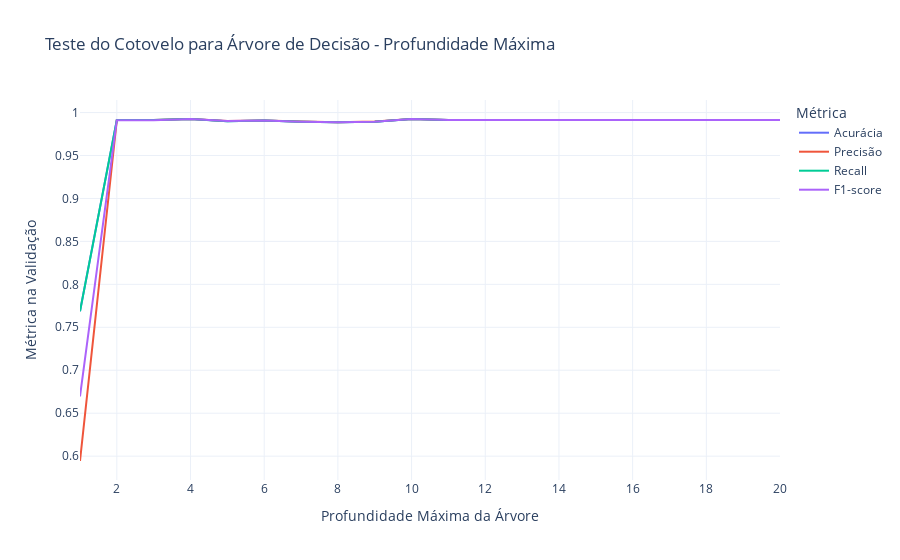

The notebook cell this image was saved under:
### Code cell
# Teste do cotovelo para a profundidade da árvore
depth_range = range(1, 21) # Testar profundidades de 1 a 20
scores_val = []
precisions_val = []
recalls_val = []
f1s_val = []

for depth in depth_range:
    ad_model = DecisionTreeClassifier(max_depth=depth, random_state=42)
    ad_model.fit(X_train, y_train)
    y_pred_val = ad_model.predict(X_val)
    scores_val.append(accuracy_score(y_val, y_pred_val))
    precisions_val.append(precision_score(y_val, y_pred_val, average='weighted'))
    recalls_val.append(recall_score(y_val, y_pred_val, average='weighted'))
    f1s_val.append(f1_score(y_val, y_pred_val, average='weighted'))

# Gráfico interativo do teste do cotovelo
fig = go.Figure()
fig.add_trace(go.Scatter(x=list(depth_range), y=scores_val, mode='lines', name='Acurácia'))
fig.add_trace(go.Scatter(x=list(depth_range), y=precisions_val, mode='lines', name='Precisão'))
fig.add_trace(go.Scatter(x=list(depth_range), y=recalls_val, mode='lines', name='Recall'))
fig.add_trace(go.Scatter(x=list(depth_range), y=f1s_val, mode='lines', name='F1-score'))
fig.update_layout(
    title='Teste do Cotovelo para Árvore de Decisão - Profundidade Máxima',
    xaxis_title='Profundidade Máxima da Árvore',
    yaxis_title='Métrica na Validação',
    legend_title='Métrica',
    template='plotly_white'
)
fig.show()

### Figure 1 — Plotly figure (JSON) as saved in the notebook; plotly's stock layout.template omitted (floating-point values rounded to 4 significant figures)
{"data": [{"mode": "lines", "name": "Acurácia", "type": "scatter", "x": [1, 2, 3, 4, 5, 6, 7, 8, 9, 10, 11, 12, 13, 14, 15, 16, 17, 18, 19, 20], "y": [0.7688, 0.9912, 0.9912, 0.9925, 0.99, 0.9906, 0.9894, 0.9888, 0.9894, 0.9925, 0.9912, 0.9912, 0.9912, 0.9912, 0.9912, 0.9912, 0.9912, 0.9912, 0.9912, 0.9912]}, {"mode": "lines", "name": "Precisão", "type": "scatter", "x": [1, 2, 3, 4, 5, 6, 7, 8, 9, 10, 11, 12, 13, 14, 15, 16, 17, 18, 19, 20], "y": [0.5943, 0.9914, 0.9914, 0.9925, 0.9902, 0.9906, 0.9895, 0.9889, 0.9894, 0.9925, 0.9912, 0.9912, 0.9912, 0.9912, 0.9912, 0.9912, 0.9912, 0.9912, 0.9912, 0.9912]}, {"mode": "lines", "name": "Recall", "type": "scatter", "x": [1, 2, 3, 4, 5, 6, 7, 8, 9, 10, 11, 12, 13, 14, 15, 16, 17, 18, 19, 20], "y": [0.7688, 0.9912, 0.9912, 0.9925, 0.99, 0.9906, 0.9894, 0.9888, 0.9894, 0.9925, 0.9912, 0.9912, 0.9912, 0.9912, 0.9912, 0.9912, 0.9912, 0.9912, 0.9912, 0.9912]}, {"mode": "lines", "name": "F1-score", "type": "scatter", "x": [1, 2, 3, 4, 5, 6, 7, 8, 9, 10, 11, 12, 13, 14, 15, 16, 17, 18, 19, 20], "y": [0.6695, 0.9911, 0.9911, 0.9925, 0.9901, 0.9906, 0.9894, 0.9888, 0.9894, 0.9925, 0.9912, 0.9912, 0.9912, 0.9912, 0.9912, 0.9912, 0.9912, 0.9912, 0.9912, 0.9912]}], "layout": {"legend": {"title": {"text": "Métrica"}}, "title": {"text": "Teste do Cotovelo para Árvore de Decisão - Profundidade Máxima"}, "xaxis": {"title": {"text": "Profundidade Máxima da Árvore"}}, "yaxis": {"title": {"text": "Métrica na Validação"}}}}
